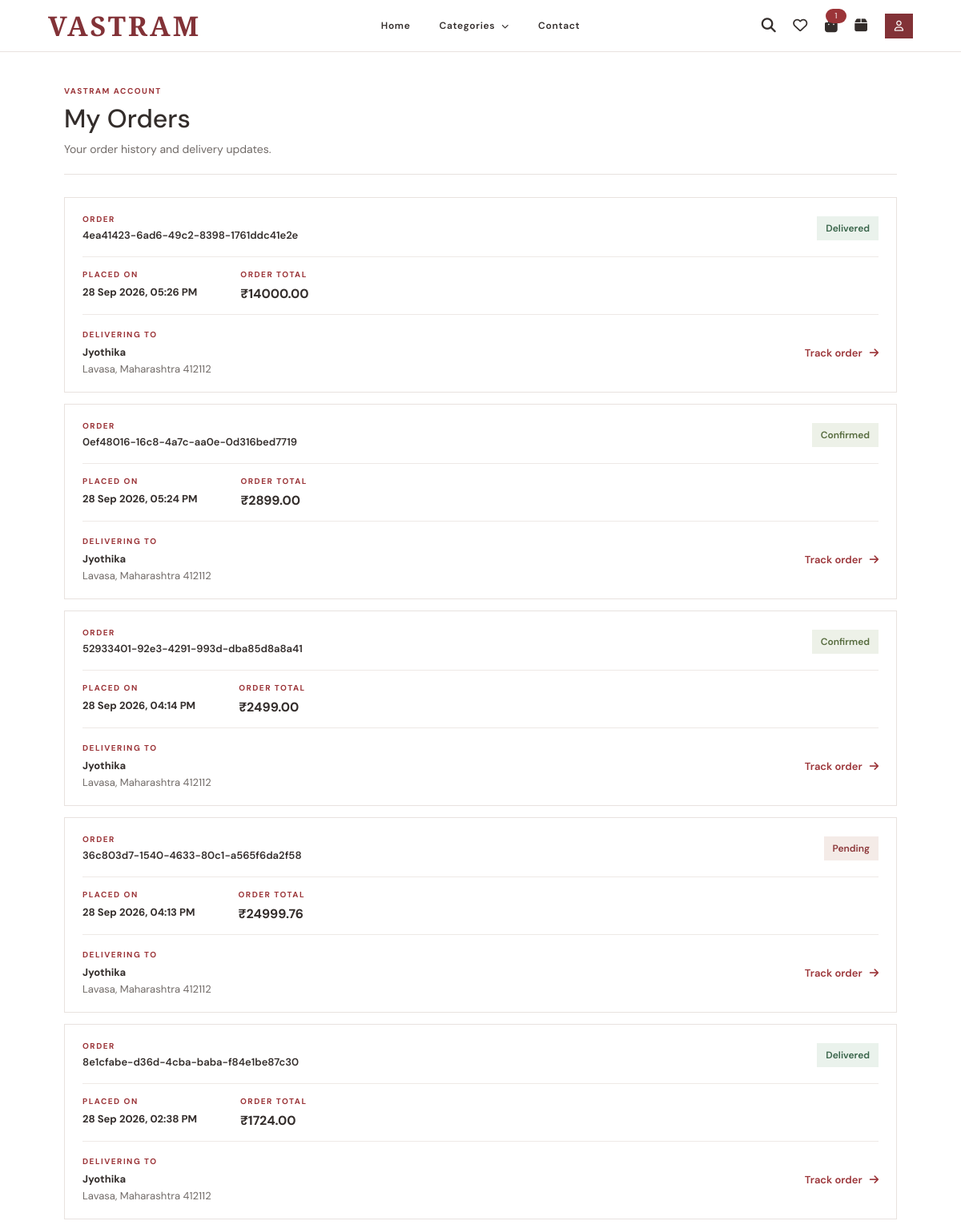
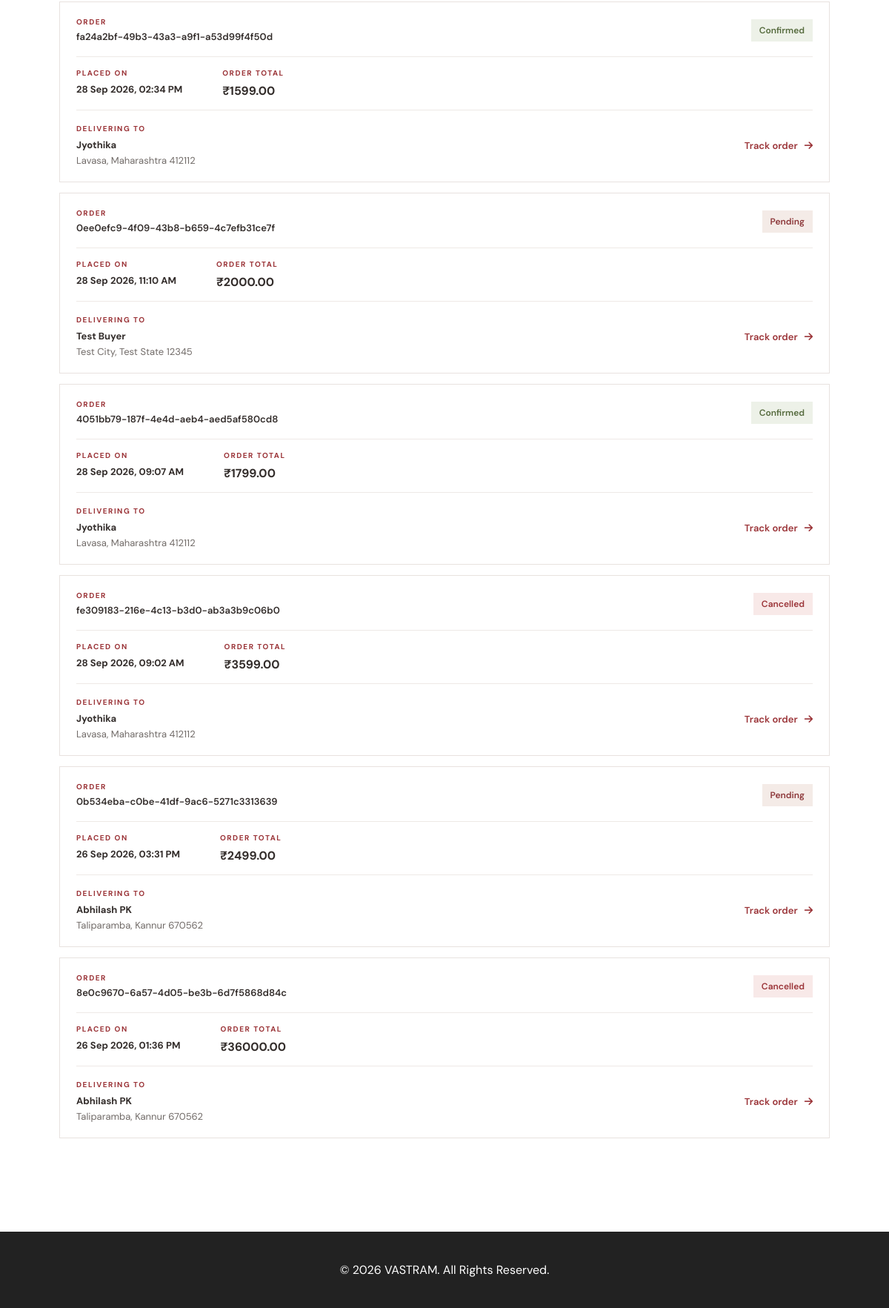
/orders/ (signed in), run on the app's committed database (2 pictures, top to bottom).
### orders/models.py (models this page shows, shortened)
class Order(models.Model):
    uuid = models.UUIDField(
    default=uuid.uuid4,
    editable=False,
    unique=True
)
    STATUS_CHOICES = [
        ('Pending', 'Pending'),
        ('Confirmed', 'Confirmed'),
        ('Shipped', 'Shipped'),
        ('Delivered', 'Delivered'),
        ('Cancelled', 'Cancelled'),
    ]
    user = models.ForeignKey(
        settings.AUTH_USER_MODEL,
        on_delete=models.CASCADE,
        related_name='orders'
    )
    full_name = models.CharField(max_length=150)
    phone = models.CharField(max_length=15)
    address = models.TextField()
    city = models.CharField(max_length=100)
    state = models.CharField(max_length=100)
    pincode = models.CharField(max_length=10)
    total_amount = models.DecimalField(
        max_digits=10,
        decimal_places=2
    )
    status = models.CharField(
        max_length=20,
        choices=STATUS_CHOICES,
        default='Pending'
    )
    created_at = models.DateTimeField(
        auto_now_add=True
    )

### orders/views.py (the view)
# urls.py: path('', views.order_list, name='order_list'),
@login_required
def order_list(request):
    orders = Order.objects.filter(
        user=request.user
    ).order_by('-created_at')
    return render(
        request,
        'orders/order_list.html',
        {
            'orders': orders
        }
    )

### ecommerce_project/context_processors.py (called while the page is built)
def shopping_counts(request):
    cart_count = 0
    wishlist_count = 0
    if request.user.is_authenticated:
        cart_count = sum(
            CartItem.objects.filter(cart__user=request.user).values_list(
                'quantity', flat=True
            )
        )
        wishlist_count = WishlistItem.objects.filter(
            wishlist__user=request.user
        ).count()
    else:
        cart_count = sum(
            item.get('quantity', 0)
            for item in request.session.get('guest_cart_items', [])
        )
        wishlist_count = len(request.session.get('guest_wishlist_items', []))
    return {
        'cart_count': cart_count,
        'wishlist_count': wishlist_count,
    }

### templates/orders/order_list.html (shortened to what this page needs)
{% extends 'base.html' %}
{% block content %}
<div class="orders-page">
    <header class="orders-heading">
        <p class="orders-eyebrow">VASTRAM ACCOUNT</p>
        <h1>My Orders</h1>
        <p class="orders-intro">Your order history and delivery updates.</p>
    </header>
    {% if orders %}
        <div class="orders-list">
        {% for order in orders %}
            <article class="order-row">
                <div class="order-row-header">
                    <div class="order-reference">
                        <span class="order-label">ORDER</span>
                        <h2>{{ order.uuid }}</h2>
                    </div>
                    <span class="status-pill status-{{ order.status|lower }}">
                        {{ order.get_status_display }}
                    </span>
                </div>
                <div class="order-summary">
                    <div class="order-summary-item">
                        <span class="order-label">PLACED ON</span>
                        <strong>{{ order.created_at|date:"d M Y, h:i A" }}</strong>
                    </div>
                    <div class="order-summary-item order-total">
                        <span class="order-label">ORDER TOTAL</span>
                        <strong>₹{{ order.total_amount }}</strong>
                    </div>
                </div>
                <div class="order-row-footer">
                    <div class="delivery-summary">
                        <span class="order-label">DELIVERING TO</span>
                        <strong>{{ order.full_name }}</strong>
                        <span>{{ order.city }}, {{ order.state }} {{ order.pincode }}</span>
                    </div>
                    <a class="order-details-link" href="{% url 'order_detail' order.uuid %}">
                        Track order <i class="fa-solid fa-arrow-right" aria-hidden="true"></i>
                    </a>
                </div>
            </article>
        {% endfor %}
        </div>
    {% endif %}
</div>
{% endblock %}

### templates/base.html (style rules this page uses)
body { margin: 0; font-family: 'DM Sans', sans-serif; background-color: #ffffff; color: #222; }

### templates/orders/order_list.html (style rules this page uses)
.orders-page { max-width: 1040px; margin: 0 auto; padding: 42px 28px 76px; color: #332d2b; }
.orders-heading { margin-bottom: 28px; padding-bottom: 22px; border-bottom: 1px solid #e8e2df; }
.orders-eyebrow, .order-label { display: block; margin: 0 0 7px; color: #9b3438; font-size: 10px; font-weight: 700; letter-spacing: 1.5px; }
.orders-heading h1 { margin: 0; font-size: 32px; font-weight: 500; }
.orders-intro { margin: 8px 0 0; color: #716b68; font-size: 14px; }
.orders-list { display: grid; gap: 14px; }
.order-row { padding: 20px 22px; border: 1px solid #e8e2df; background: #fff; }
.order-row-header, .order-row-footer { display: flex; align-items: center; justify-content: space-between; gap: 18px; }
.order-reference h2 { margin: 0; font-size: 13px; font-weight: 600; overflow-wrap: anywhere; }
.order-reference .order-label { margin-bottom: 5px; }
.status-pill { flex: 0 0 auto; padding: 7px 11px; background: #f4ebe7; color: #8c3739; font-size: 12px; font-weight: 600; }
.status-confirmed { background: #edf1e8; color: #566b3e; }
.status-delivered { background: #eaf2ec; color: #376348; }
.status-cancelled { background: #f8e9e8; color: #9b3438; }
.order-summary { display: flex; gap: 54px; margin: 18px 0; padding: 15px 0; border-top: 1px solid #eee9e6; border-bottom: 1px solid #eee9e6; }
.order-summary-item strong, .delivery-summary strong, .delivery-summary > span:last-child { display: block; font-size: 13px; }
.order-total strong { font-size: 16px; }
.delivery-summary strong { margin-bottom: 4px; }
.delivery-summary > span:last-child { color: #716b68; }
.order-details-link { display: inline-flex; align-items: center; gap: 9px; flex: 0 0 auto; color: #9b3438; font-size: 13px; font-weight: 600; text-decoration: none; }

### data on the page
Order: uuid "4ea41423-6ad6-49c2-8398-1761ddc41e2e", status "Delivered", created_at "28 Sep 2026, 05:26 PM", total_amount "14000.00", full_name "Jyothika", city "Lavasa", state "Maharashtra", pincode "412112"
Order: uuid "0ef48016-16c8-4a7c-aa0e-0d316bed7719", status "Confirmed", created_at "28 Sep 2026, 05:24 PM", total_amount "2899.00", full_name "Jyothika", city "Lavasa", state "Maharashtra", pincode "412112"
Order: uuid "52933401-92e3-4291-993d-dba85d8a8a41", status "Confirmed", created_at "28 Sep 2026, 04:14 PM", total_amount "2499.00", full_name "Jyothika", city "Lavasa", state "Maharashtra", pincode "412112"
Order: uuid "36c803d7-1540-4633-80c1-a565f6da2f58", status "Pending", created_at "28 Sep 2026, 04:13 PM", total_amount "24999.76", full_name "Jyothika", city "Lavasa", state "Maharashtra", pincode "412112"
Order: uuid "8e1cfabe-d36d-4cba-baba-f84e1be87c30", status "Delivered", created_at "28 Sep 2026, 02:38 PM", total_amount "1724.00", full_name "Jyothika", city "Lavasa", state "Maharashtra", pincode "412112"
Order: uuid "fa24a2bf-49b3-43a3-a9f1-a53d99f4f50d", status "Confirmed", created_at "28 Sep 2026, 02:34 PM", total_amount "1599.00", full_name "Jyothika", city "Lavasa", state "Maharashtra", pincode "412112"
Order: uuid "0ee0efc9-4f09-43b8-b659-4c7efb31ce7f", status "Pending", created_at "28 Sep 2026, 11:10 AM", total_amount "2000.00", full_name "Test Buyer", city "Test City", state "Test State", pincode "12345"
Order: uuid "4051bb79-187f-4e4d-aeb4-aed5af580cd8", status "Confirmed", created_at "28 Sep 2026, 09:07 AM", total_amount "1799.00", full_name "Jyothika", city "Lavasa", state "Maharashtra", pincode "412112"
Order: uuid "fe309183-216e-4c13-b3d0-ab3a3b9c06b0", status "Cancelled", created_at "28 Sep 2026, 09:02 AM", total_amount "3599.00", full_name "Jyothika", city "Lavasa", state "Maharashtra", pincode "412112"
Order: uuid "0b534eba-c0be-41df-9ac6-5271c3313639", status "Pending", created_at "26 Sep 2026, 03:31 PM", total_amount "2499.00", full_name "Abhilash PK", city "Taliparamba", state "Kannur", pincode "670562"
Order: uuid "8e0c9670-6a57-4d05-be3b-6d7f5868d84c", status "Cancelled", created_at "26 Sep 2026, 01:36 PM", total_amount "36000.00", full_name "Abhilash PK", city "Taliparamba", state "Kannur", pincode "670562"

### other printed values
{{ cart_count }} "1"
